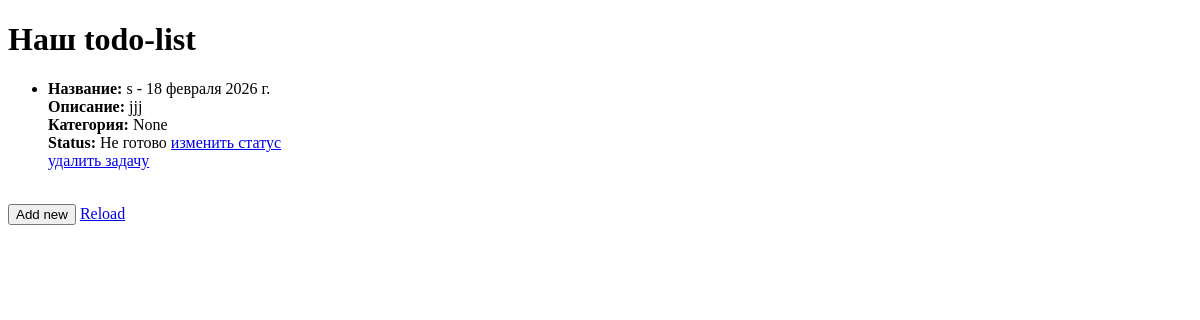
The app's page /task, older data.
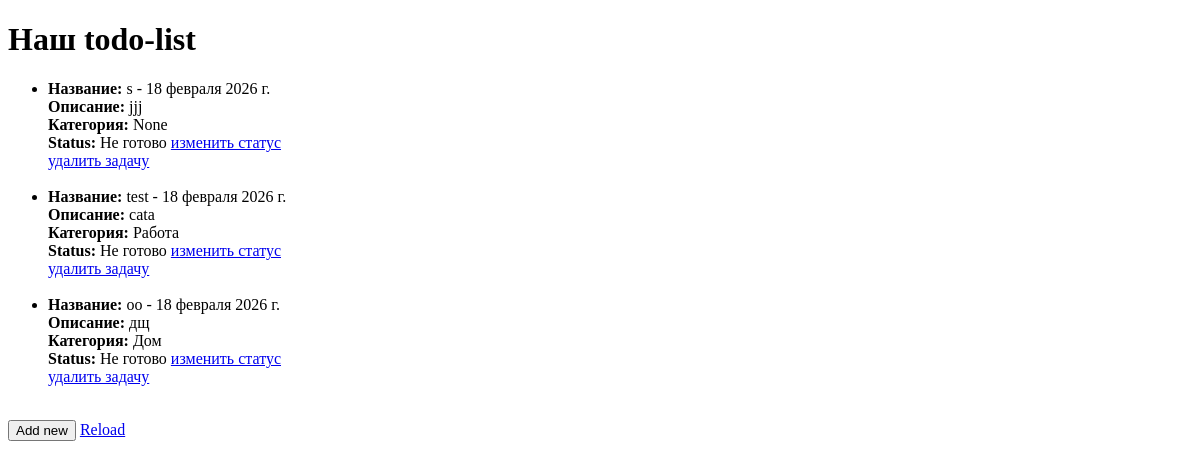
The same page, newer data.
### tasks/models.py (models this page shows)
class Task(models.Model):
    name = models.CharField(max_length=100)
    description = models.TextField()
    status = models.BooleanField(default=False,
                                 blank=True,
                                 null=True)
    category = models.ForeignKey(Category,
                                 on_delete=models.SET_NULL,
                                 null=True,
                                 blank=True)
    date = models.DateField(auto_now_add=True)

class Category(models.Model):
    work = "wk"
    learn = "ln"
    home = "hm"
    category_ = [
        (work,'Работа'),
        (learn,'Учеба'),
        (home,'Дом'),
    ]
    name = models.CharField(max_length=2,
                          choices=category_,
                          default=home,)
    def __str__(self):
        for t in self.category_:
            if t[0] == self.name:
                return t[1]
        return f'{self.name}'

### tasks/views.py (the view)
# urls.py: path("task", views.main, name='task_url'),
def main(request):
    if request.method == 'POST':
        form = tasksForm(request.POST)
        if form.is_valid():
            data = form.cleaned_data
            category_code = data['category']
            category_obj = Category.objects.get(name = category_code)
            new = Task(name=data['name'],
                        description = data['desk'],
                        category = category_obj)
            new.save()
    else:
        form = tasksForm()
    baze = Task.objects.all
    return render(request,
                  "tasks/main_page.html",{
                      "todo":baze
                  })

### tasks/templates/tasks/main_page.html (shortened to what this page needs)
{% extends "tasks/baze.html"%}
{%  block body %}
    <h1>Наш todo-list</h1>
<ul>
    {% for own in todo %}
        <li>
            <b>Название:</b> {{own.name}} - {{own.date}} <br>
            <b>Описание:</b> {{own.description}} <br>
            <b>Категория:</b> {{own.category}} <br>
            <b>Status:</b> {%  if own.status %}
            Готово
            {% else %}
            Не готово
            {% endif %}
            <a href="{% url 'change_link' own.id %}">изменить статус</a>
            <br>
            <a href="{% url 'delete_task' own.id %}">удалить задачу</a>
            <br><br>
        </li>
    {% endfor  %}
</ul>
    <form action="/task/add-new">
        <div class="buttons">
        <button type="submit">Add new</button>
        <a href="{% url 'reload_task' %}">Reload</a>
        </div>
    </form>
{% endblock %}

Row changes from the older to the newer data that the page shows:
added Task: name "test", date "18 февраля 2026 г.", description "cata", category "Работа", status "Не готово"
added Task: name "оо", date "18 февраля 2026 г.", description "дщ", category "Дом", status "Не готово"
